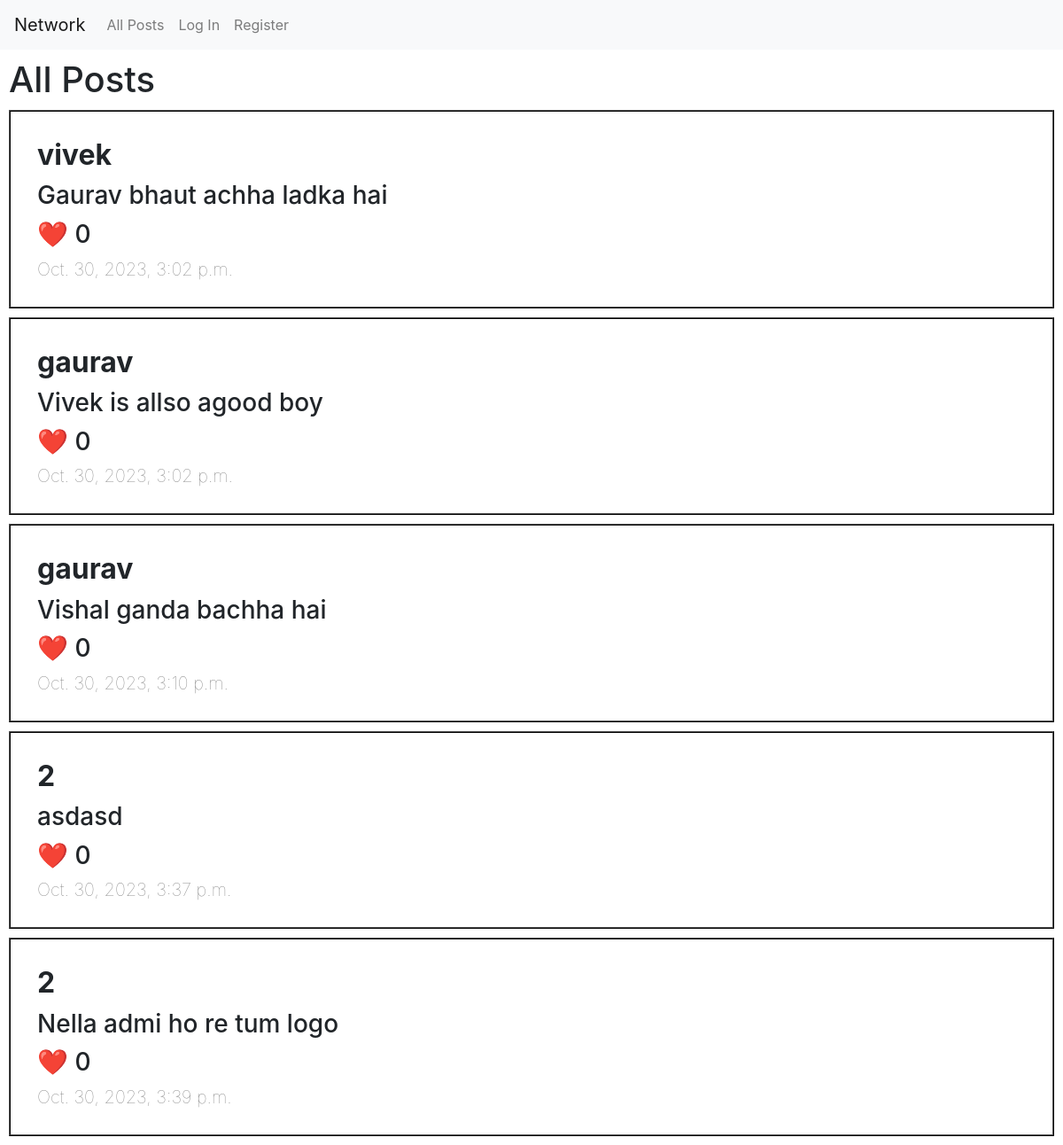
The page / on the database its author committed.
### network/models.py (models this page shows, shortened)
class Post(models.Model):
    user = models.ForeignKey(User, on_delete=models.CASCADE)
    content = models.TextField()
    creation_date = models.DateTimeField(auto_now_add=True)
    likes = models.IntegerField(default=0)

class User(AbstractUser):
    follower = models.TextField(default="")
    following = models.TextField(default="")
    pass

### network/views.py (the view)
# urls.py: path("", views.index, name="index"),
def index(request):
    posts = Post.objects.all()
    return render(request, "network/index.html",{
       "posts" : posts,
    })

### network/templates/network/index.html
{% extends "network/layout.html" %}
{% load static %}
{% block body %}
<h1>All Posts</h1>
{% if posts %}
    {% for post in posts %}
        <div class="post">
            <h2>{{ post.user.username }}</h2>
            <h3>{{ post.content }}</h3>
            <h3>❤️ {{ post.likes }}</h3>
            <h5>{{ post.creation_date }}</h5>
        </div>
    {% endfor %}
        {% else %}
            <center><h1 style="color: red; font-weight: Bolder; font-size: 900%;padding: 70px 0;">No posts :(</h1></center>
    {% endif %}
{% endblock %}

### network/static/network/styles.css (style rules this page uses)
h1 { margin: 10px; }
.post { margin: 10px; padding: 20px; border: black 2px ridge; }
h2, h3, h5 ,h1 { margin: 10px; }
h2 { font-weight: bolder; }
h5 { font-weight: lighter; color: gray; }

### rows shown on the page
Post: user.username "vivek", content "Gaurav bhaut achha ladka hai", likes "0", creation_date "Oct. 30, 2023, 3:02 p.m."
Post: user.username "gaurav", content "Vivek is allso agood boy", likes "0", creation_date "Oct. 30, 2023, 3:02 p.m."
Post: user.username "gaurav", content "Vishal ganda bachha hai", likes "0", creation_date "Oct. 30, 2023, 3:10 p.m."
Post: user.username "2", content "asdasd", likes "0", creation_date "Oct. 30, 2023, 3:37 p.m."
Post: user.username "2", content "Nella admi ho re tum logo", likes "0", creation_date "Oct. 30, 2023, 3:39 p.m."
